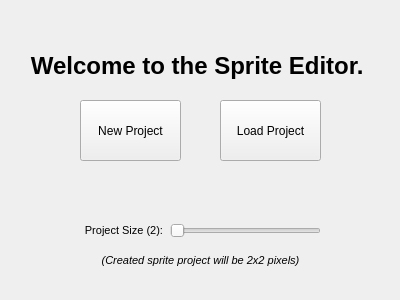
<?xml version="1.0" encoding="UTF-8"?>
<ui version="4.0">
 <class>startMenu</class>
 <widget class="QWidget" name="startMenu">
  <property name="geometry">
   <rect>
    <x>0</x>
    <y>0</y>
    <width>400</width>
    <height>300</height>
   </rect>
  </property>
  <property name="windowTitle">
   <string>Form</string>
  </property>
  <widget class="QLabel" name="label">
   <property name="geometry">
    <rect>
     <x>10</x>
     <y>-10</y>
     <width>381</width>
     <height>151</height>
    </rect>
   </property>
   <property name="font">
    <font>
     <family>Segoe UI</family>
     <pointsize>18</pointsize>
     <bold>true</bold>
    </font>
   </property>
   <property name="text">
    <string>Welcome to the Sprite Editor. </string>
   </property>
   <property name="alignment">
    <set>Qt::AlignmentFlag::AlignCenter</set>
   </property>
  </widget>
  <widget class="QPushButton" name="projectNew">
   <property name="geometry">
    <rect>
     <x>80</x>
     <y>100</y>
     <width>101</width>
     <height>61</height>
    </rect>
   </property>
   <property name="text">
    <string>New Project</string>
   </property>
  </widget>
  <widget class="QPushButton" name="projectLoad">
   <property name="geometry">
    <rect>
     <x>220</x>
     <y>100</y>
     <width>101</width>
     <height>61</height>
    </rect>
   </property>
   <property name="text">
    <string>Load Project</string>
   </property>
  </widget>
  <widget class="QLabel" name="projectSizeLabel">
   <property name="geometry">
    <rect>
     <x>80</x>
     <y>210</y>
     <width>91</width>
     <height>41</height>
    </rect>
   </property>
   <property name="font">
    <font>
     <pointsize>8</pointsize>
    </font>
   </property>
   <property name="text">
    <string>Project Size (2): </string>
   </property>
   <property name="alignment">
    <set>Qt::AlignmentFlag::AlignCenter</set>
   </property>
  </widget>
  <widget class="QLabel" name="projectSizeLabel2">
   <property name="geometry">
    <rect>
     <x>30</x>
     <y>250</y>
     <width>341</width>
     <height>21</height>
    </rect>
   </property>
   <property name="font">
    <font>
     <pointsize>8</pointsize>
     <italic>true</italic>
    </font>
   </property>
   <property name="text">
    <string>(Created sprite project will be 2x2 pixels)</string>
   </property>
   <property name="alignment">
    <set>Qt::AlignmentFlag::AlignCenter</set>
   </property>
  </widget>
  <widget class="QSlider" name="projectSizeSelector">
   <property name="geometry">
    <rect>
     <x>170</x>
     <y>220</y>
     <width>151</width>
     <height>21</height>
    </rect>
   </property>
   <property name="minimum">
    <number>2</number>
   </property>
   <property name="maximum">
    <number>64</number>
   </property>
   <property name="orientation">
    <enum>Qt::Orientation::Horizontal</enum>
   </property>
  </widget>
 </widget>
 <resources/>
 <connections/>
</ui>
